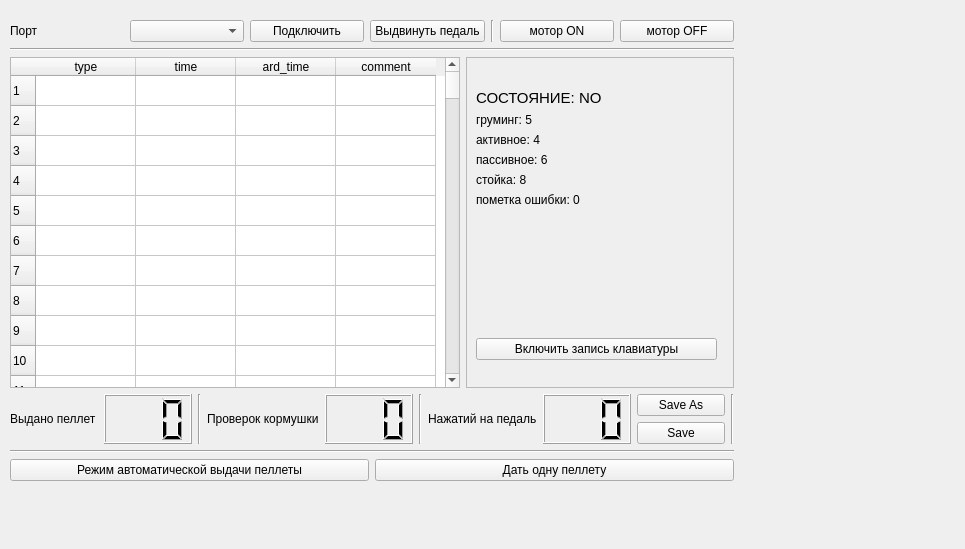
<?xml version="1.0" encoding="UTF-8"?>
<ui version="4.0">
 <class>Form</class>
 <widget class="QWidget" name="Form">
  <property name="geometry">
   <rect>
    <x>0</x>
    <y>0</y>
    <width>965</width>
    <height>549</height>
   </rect>
  </property>
  <property name="windowTitle">
   <string>Form</string>
  </property>
  <widget class="QWidget" name="layoutWidget">
   <property name="geometry">
    <rect>
     <x>10</x>
     <y>20</y>
     <width>724</width>
     <height>461</height>
    </rect>
   </property>
   <layout class="QVBoxLayout" name="verticalLayout_2">
    <item>
     <layout class="QVBoxLayout" name="verticalLayout">
      <item>
       <layout class="QHBoxLayout" name="horizontalLayout">
        <item>
         <widget class="QLabel" name="label_8">
          <property name="text">
           <string>Порт</string>
          </property>
         </widget>
        </item>
        <item>
         <widget class="QComboBox" name="comboBoxPort"/>
        </item>
        <item>
         <widget class="QPushButton" name="pushButtonConnect">
          <property name="text">
           <string>Подключить</string>
          </property>
         </widget>
        </item>
        <item>
         <widget class="QPushButton" name="pushButtonLever">
          <property name="text">
           <string>Выдвинуть педаль</string>
          </property>
         </widget>
        </item>
        <item>
         <widget class="Line" name="line">
          <property name="orientation">
           <enum>Qt::Vertical</enum>
          </property>
         </widget>
        </item>
        <item>
         <widget class="QPushButton" name="pushButtonMotorOn">
          <property name="text">
           <string>мотор ON</string>
          </property>
         </widget>
        </item>
        <item>
         <widget class="QPushButton" name="pushButtonMotorOff">
          <property name="text">
           <string>мотор OFF</string>
          </property>
         </widget>
        </item>
       </layout>
      </item>
      <item>
       <widget class="Line" name="line_2">
        <property name="orientation">
         <enum>Qt::Horizontal</enum>
        </property>
       </widget>
      </item>
     </layout>
    </item>
    <item>
     <layout class="QHBoxLayout" name="horizontalLayout_2">
      <item>
       <widget class="QTableWidget" name="tableWidget">
        <property name="maximumSize">
         <size>
          <width>450</width>
          <height>16777215</height>
         </size>
        </property>
        <property name="horizontalScrollBarPolicy">
         <enum>Qt::ScrollBarAlwaysOff</enum>
        </property>
        <property name="rowCount">
         <number>200</number>
        </property>
        <property name="columnCount">
         <number>4</number>
        </property>
        <row/>
        <row/>
        <row/>
        <row/>
        <row/>
        <row/>
        <row/>
        <row/>
        <row/>
        <row/>
        <row/>
        <row/>
        <row/>
        <row/>
        <row/>
        <row/>
        <row/>
        <row/>
        <row/>
        <row/>
        <row/>
        <row/>
        <row/>
        <row/>
        <row/>
        <row/>
        <row/>
        <row/>
        <row/>
        <row/>
        <row/>
        <row/>
        <row/>
        <row/>
        <row/>
        <row/>
        <row/>
        <row/>
        <row/>
        <row/>
        <row/>
        <row/>
        <row/>
        <row/>
        <row/>
        <row/>
        <row/>
        <row/>
        <row/>
        <row/>
        <row/>
        <row/>
        <row/>
        <row/>
        <row/>
        <row/>
        <row/>
        <row/>
        <row/>
        <row/>
        <row/>
        <row/>
        <row/>
        <row/>
        <row/>
        <row/>
        <row/>
        <row/>
        <row/>
        <row/>
        <row/>
        <row/>
        <row/>
        <row/>
        <row/>
        <row/>
        <row/>
        <row/>
        <row/>
        <row/>
        <row/>
        <row/>
        <row/>
        <row/>
        <row/>
        <row/>
        <row/>
        <row/>
        <row/>
        <row/>
        <row/>
        <row/>
        <row/>
        <row/>
        <row/>
        <row/>
        <row/>
        <row/>
        <row/>
        <row/>
        <row/>
        <row/>
        <row/>
        <row/>
        <row/>
        <row/>
        <row/>
        <row/>
        <row/>
        <row/>
        <row/>
        <row/>
        <row/>
        <row/>
        <row/>
        <row/>
        <row/>
        <row/>
        <row/>
        <row/>
        <row/>
        <row/>
        <row/>
        <row/>
        <row/>
        <row/>
        <row/>
        <row/>
        <row/>
        <row/>
        <row/>
        <row/>
        <row/>
        <row/>
        <row/>
        <row/>
        <row/>
        <row/>
        <row/>
        <row/>
        <row/>
        <row/>
        <row/>
        <row/>
        <row/>
        <row/>
        <row/>
        <row/>
        <row/>
        <row/>
        <row/>
        <row/>
        <row/>
        <row/>
        <row/>
        <row/>
        <row/>
        <row/>
        <row/>
        <row/>
        <row/>
        <row/>
        <row/>
        <row/>
        <row/>
        <row/>
        <row/>
        <row/>
        <row/>
        <row/>
        <row/>
        <row/>
        <row/>
        <row/>
        <row/>
        <row/>
        <row/>
        <row/>
        <row/>
        <row/>
        <row/>
        <row/>
        <row/>
        <row/>
        <row/>
        <row/>
        <row/>
        <row/>
        <row/>
        <row/>
        <row/>
        <row/>
        <row/>
        <row/>
        <row/>
        <row/>
        <row/>
        <row/>
        <row/>
        <row/>
        <column>
         <property name="text">
          <string>type</string>
         </property>
        </column>
        <column>
         <property name="text">
          <string>time</string>
         </property>
        </column>
        <column>
         <property name="text">
          <string>ard_time</string>
         </property>
        </column>
        <column>
         <property name="text">
          <string>comment</string>
         </property>
        </column>
       </widget>
      </item>
      <item>
       <widget class="QFrame" name="frame">
        <property name="frameShape">
         <enum>QFrame::StyledPanel</enum>
        </property>
        <property name="frameShadow">
         <enum>QFrame::Raised</enum>
        </property>
        <widget class="QWidget" name="">
         <property name="geometry">
          <rect>
           <x>10</x>
           <y>32</y>
           <width>241</width>
           <height>271</height>
          </rect>
         </property>
         <layout class="QVBoxLayout" name="verticalLayout_4">
          <item>
           <widget class="QLabel" name="labelState">
            <property name="font">
             <font>
              <pointsize>11</pointsize>
             </font>
            </property>
            <property name="text">
             <string>СОСТОЯНИЕ: NO</string>
            </property>
           </widget>
          </item>
          <item>
           <widget class="QLabel" name="label">
            <property name="text">
             <string>груминг: 5</string>
            </property>
           </widget>
          </item>
          <item>
           <widget class="QLabel" name="label_3">
            <property name="text">
             <string>активное: 4</string>
            </property>
           </widget>
          </item>
          <item>
           <widget class="QLabel" name="label_2">
            <property name="text">
             <string>пассивное: 6</string>
            </property>
           </widget>
          </item>
          <item>
           <widget class="QLabel" name="label_7">
            <property name="text">
             <string>стойка: 8</string>
            </property>
           </widget>
          </item>
          <item>
           <widget class="QLabel" name="label_9">
            <property name="text">
             <string>пометка ошибки: 0</string>
            </property>
           </widget>
          </item>
          <item>
           <spacer name="verticalSpacer">
            <property name="orientation">
             <enum>Qt::Vertical</enum>
            </property>
            <property name="sizeHint" stdset="0">
             <size>
              <width>20</width>
              <height>40</height>
             </size>
            </property>
           </spacer>
          </item>
          <item>
           <widget class="QPushButton" name="pushButtonLog">
            <property name="text">
             <string>Включить запись клавиатуры</string>
            </property>
           </widget>
          </item>
         </layout>
        </widget>
       </widget>
      </item>
     </layout>
    </item>
    <item>
     <layout class="QHBoxLayout" name="horizontalLayout_5">
      <item>
       <widget class="QLabel" name="label_6">
        <property name="text">
         <string>Выдано пеллет</string>
        </property>
       </widget>
      </item>
      <item>
       <widget class="QLCDNumber" name="lcdNumberFood">
        <property name="minimumSize">
         <size>
          <width>0</width>
          <height>50</height>
         </size>
        </property>
        <property name="digitCount">
         <number>3</number>
        </property>
        <property name="mode">
         <enum>QLCDNumber::Dec</enum>
        </property>
       </widget>
      </item>
      <item>
       <widget class="Line" name="line_3">
        <property name="orientation">
         <enum>Qt::Vertical</enum>
        </property>
       </widget>
      </item>
      <item>
       <widget class="QLabel" name="label_5">
        <property name="text">
         <string>Проверок кормушки</string>
        </property>
       </widget>
      </item>
      <item>
       <widget class="QLCDNumber" name="lcdNumberNosePoke">
        <property name="digitCount">
         <number>3</number>
        </property>
        <property name="mode">
         <enum>QLCDNumber::Dec</enum>
        </property>
       </widget>
      </item>
      <item>
       <widget class="Line" name="line_4">
        <property name="orientation">
         <enum>Qt::Vertical</enum>
        </property>
       </widget>
      </item>
      <item>
       <widget class="QLabel" name="label_4">
        <property name="text">
         <string>Нажатий на педаль</string>
        </property>
       </widget>
      </item>
      <item>
       <widget class="QLCDNumber" name="lcdNumberLever">
        <property name="digitCount">
         <number>3</number>
        </property>
        <property name="mode">
         <enum>QLCDNumber::Dec</enum>
        </property>
       </widget>
      </item>
      <item>
       <layout class="QVBoxLayout" name="verticalLayout_3">
        <item>
         <widget class="QPushButton" name="pushButtonSaveAs">
          <property name="text">
           <string>Save As</string>
          </property>
         </widget>
        </item>
        <item>
         <widget class="QPushButton" name="pushButtonSave">
          <property name="text">
           <string>Save</string>
          </property>
         </widget>
        </item>
       </layout>
      </item>
      <item>
       <widget class="Line" name="line_6">
        <property name="orientation">
         <enum>Qt::Vertical</enum>
        </property>
       </widget>
      </item>
     </layout>
    </item>
    <item>
     <widget class="Line" name="line_5">
      <property name="orientation">
       <enum>Qt::Horizontal</enum>
      </property>
     </widget>
    </item>
    <item>
     <layout class="QHBoxLayout" name="horizontalLayout_6">
      <item>
       <widget class="QPushButton" name="pushButtonAuto">
        <property name="text">
         <string>Режим автоматической выдачи пеллеты</string>
        </property>
       </widget>
      </item>
      <item>
       <widget class="QPushButton" name="pushButtonOnePellet">
        <property name="text">
         <string>Дать одну пеллету</string>
        </property>
       </widget>
      </item>
     </layout>
    </item>
   </layout>
  </widget>
 </widget>
 <resources/>
 <connections/>
</ui>
